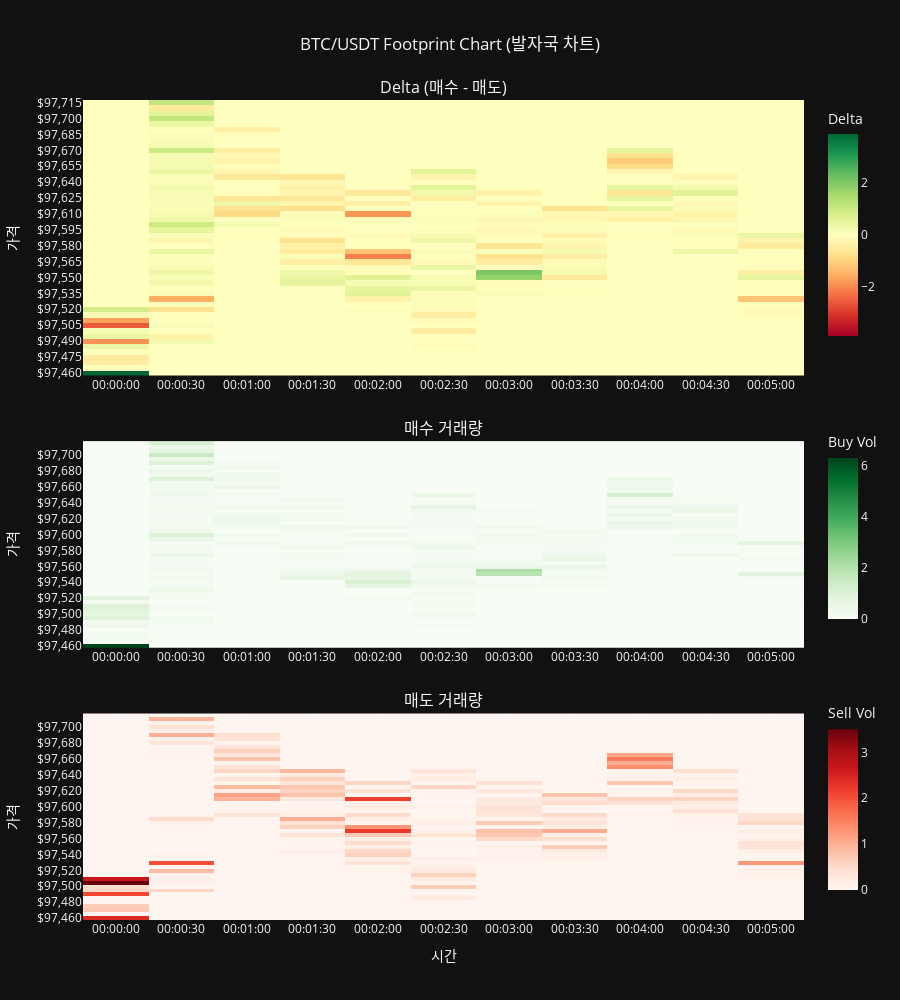

Notebook code for this chart:
### Code cell
# Footprint Chart - Delta 히트맵
fig = make_subplots(
    rows=3, cols=1,
    subplot_titles=('Delta (매수 - 매도)', '매수 거래량', '매도 거래량'),
    vertical_spacing=0.08,
    row_heights=[0.4, 0.3, 0.3]
)

# 1. Delta 히트맵 (가장 중요)
fig.add_trace(
    go.Heatmap(
        z=delta_matrix,
        x=x_labels,
        y=y_labels,
        colorscale='RdYlGn',  # 빨강(매도)-노랑-초록(매수)
        zmid=0,  # 0을 중심으로
        colorbar=dict(title='Delta', x=1.02, len=0.3, y=0.85),
        hovertemplate='시간: %{x}<br>가격: %{y}<br>Delta: %{z:.4f}<extra></extra>',
        name='Delta'
    ),
    row=1, col=1
)

# 2. 매수 거래량
fig.add_trace(
    go.Heatmap(
        z=buy_matrix,
        x=x_labels,
        y=y_labels,
        colorscale='Greens',
        colorbar=dict(title='Buy Vol', x=1.02, len=0.25, y=0.48),
        hovertemplate='시간: %{x}<br>가격: %{y}<br>매수량: %{z:.4f}<extra></extra>',
        name='Buy Volume'
    ),
    row=2, col=1
)

# 3. 매도 거래량
fig.add_trace(
    go.Heatmap(
        z=sell_matrix,
        x=x_labels,
        y=y_labels,
        colorscale='Reds',
        colorbar=dict(title='Sell Vol', x=1.02, len=0.25, y=0.15),
        hovertemplate='시간: %{x}<br>가격: %{y}<br>매도량: %{z:.4f}<extra></extra>',
        name='Sell Volume'
    ),
    row=3, col=1
)

# 레이아웃 설정
fig.update_xaxes(title_text="시간", row=3, col=1)
fig.update_yaxes(title_text="가격", row=1, col=1)
fig.update_yaxes(title_text="가격", row=2, col=1)
fig.update_yaxes(title_text="가격", row=3, col=1)

fig.update_layout(
    title={
        'text': 'BTC/USDT Footprint Chart (발자국 차트)',
        'x': 0.5,
        'xanchor': 'center'
    },
    height=1000,
    template='plotly_dark',
    showlegend=False
)

fig.show()

print("\n📊 Footprint Chart 해석:")
print("=" * 60)
print("✅ Delta 히트맵 (위):")
print("   - 초록색: 매수 압력 강함 (매수 > 매도)")
print("   - 빨간색: 매도 압력 강함 (매도 > 매수)")
print("   - 노란색: 균형 상태")
print("\n✅ 매수/매도 히트맵 (가운데/아래):")
print("   - 진한 색: 해당 가격/시간에서 거래량 많음")
print("   - 연한 색: 거래량 적음")
print("\n✅ 활용 방법:")
print("   - 특정 가격대에서 지속적으로 매수가 강하면 → 지지선")
print("   - 특정 가격대에서 지속적으로 매도가 강하면 → 저항선")
print("   - Delta가 급격히 변하는 구간 → 추세 전환 가능성")

### Figure 1 — Plotly figure (JSON) as saved in the notebook; plotly's stock layout.template omitted (floating-point values rounded to 4 significant figures; data arrays with more than 128 entries replaced by an {"elided": "..."} marker saying what was removed)
{"data": [{"colorbar": {"len": 0.3, "title": {"text": "Delta"}, "x": 1.02, "y": 0.85}, "colorscale": [[0, "rgb(165,0,38)"], [0.1, "rgb(215,48,39)"], [0.2, "rgb(244,109,67)"], [0.3, "rgb(253,174,97)"], [0.4, "rgb(254,224,139)"], [0.5, "rgb(255,255,191)"], [0.6, "rgb(217,239,139)"], [0.7, "rgb(166,217,106)"], [0.8, "rgb(102,189,99)"], [0.9, "rgb(26,152,80)"], [1, "rgb(0,104,55)"]], "hovertemplate": "시간: %{x}<br>가격: %{y}<br>Delta: %{z:.4f}<extra></extra>", "name": "Delta", "type": "heatmap", "x": ["00:00:00", "00:00:30", "00:01:00", "00:01:30", "00:02:00", "00:02:30", "00:03:00", "00:03:30", "00:04:00", "00:04:30", "00:05:00"], "xaxis": "x", "y": ["$97,460", "$97,465", "$97,470", "$97,475", "$97,480", "$97,485", "$97,490", "$97,495", "$97,500", "$97,505", "$97,510", "$97,515", "$97,520", "$97,525", "$97,530", "$97,535", "$97,540", "$97,545", "$97,550", "$97,555", "$97,560", "$97,565", "$97,570", "$97,575", "$97,580", "$97,585", "$97,590", "$97,595", "$97,600", "$97,605", "$97,610", "$97,615", "$97,620", "$97,625", "$97,630", "$97,635", "$97,640", "$97,645", "$97,650", "$97,655", "$97,660", "$97,665", "$97,670", "$97,675", "$97,680", "$97,685", "$97,690", "$97,695", "$97,700", "$97,705", "$97,710", "$97,715"], "yaxis": "y", "z": {"elided": "52x11 float values"}, "zmid": 0}, {"colorbar": {"len": 0.25, "title": {"text": "Buy Vol"}, "x": 1.02, "y": 0.48}, "colorscale": [[0, "rgb(247,252,245)"], [0.125, "rgb(229,245,224)"], [0.25, "rgb(199,233,192)"], [0.375, "rgb(161,217,155)"], [0.5, "rgb(116,196,118)"], [0.625, "rgb(65,171,93)"], [0.75, "rgb(35,139,69)"], [0.875, "rgb(0,109,44)"], [1, "rgb(0,68,27)"]], "hovertemplate": "시간: %{x}<br>가격: %{y}<br>매수량: %{z:.4f}<extra></extra>", "name": "Buy Volume", "type": "heatmap", "x": ["00:00:00", "00:00:30", "00:01:00", "00:01:30", "00:02:00", "00:02:30", "00:03:00", "00:03:30", "00:04:00", "00:04:30", "00:05:00"], "xaxis": "x2", "y": ["$97,460", "$97,465", "$97,470", "$97,475", "$97,480", "$97,485", "$97,490", "$97,495", "$97,500", "$97,505", "$97,510", "$97,515", "$97,520", "$97,525", "$97,530", "$97,535", "$97,540", "$97,545", "$97,550", "$97,555", "$97,560", "$97,565", "$97,570", "$97,575", "$97,580", "$97,585", "$97,590", "$97,595", "$97,600", "$97,605", "$97,610", "$97,615", "$97,620", "$97,625", "$97,630", "$97,635", "$97,640", "$97,645", "$97,650", "$97,655", "$97,660", "$97,665", "$97,670", "$97,675", "$97,680", "$97,685", "$97,690", "$97,695", "$97,700", "$97,705", "$97,710", "$97,715"], "yaxis": "y2", "z": {"elided": "52x11 float values"}}, {"colorbar": {"len": 0.25, "title": {"text": "Sell Vol"}, "x": 1.02, "y": 0.15}, "colorscale": [[0, "rgb(255,245,240)"], [0.125, "rgb(254,224,210)"], [0.25, "rgb(252,187,161)"], [0.375, "rgb(252,146,114)"], [0.5, "rgb(251,106,74)"], [0.625, "rgb(239,59,44)"], [0.75, "rgb(203,24,29)"], [0.875, "rgb(165,15,21)"], [1, "rgb(103,0,13)"]], "hovertemplate": "시간: %{x}<br>가격: %{y}<br>매도량: %{z:.4f}<extra></extra>", "name": "Sell Volume", "type": "heatmap", "x": ["00:00:00", "00:00:30", "00:01:00", "00:01:30", "00:02:00", "00:02:30", "00:03:00", "00:03:30", "00:04:00", "00:04:30", "00:05:00"], "xaxis": "x3", "y": ["$97,460", "$97,465", "$97,470", "$97,475", "$97,480", "$97,485", "$97,490", "$97,495", "$97,500", "$97,505", "$97,510", "$97,515", "$97,520", "$97,525", "$97,530", "$97,535", "$97,540", "$97,545", "$97,550", "$97,555", "$97,560", "$97,565", "$97,570", "$97,575", "$97,580", "$97,585", "$97,590", "$97,595", "$97,600", "$97,605", "$97,610", "$97,615", "$97,620", "$97,625", "$97,630", "$97,635", "$97,640", "$97,645", "$97,650", "$97,655", "$97,660", "$97,665", "$97,670", "$97,675", "$97,680", "$97,685", "$97,690", "$97,695", "$97,700", "$97,705", "$97,710", "$97,715"], "yaxis": "y3", "z": {"elided": "52x11 float values"}}], "layout": {"annotations": [{"font": {"size": 16}, "showarrow": false, "text": "Delta (매수 - 매도)", "x": 0.5, "xanchor": "center", "xref": "paper", "y": 1, "yanchor": "bottom", "yref": "paper"}, {"font": {"size": 16}, "showarrow": false, "text": "매수 거래량", "x": 0.5, "xanchor": "center", "xref": "paper", "y": 0.584, "yanchor": "bottom", "yref": "paper"}, {"font": {"size": 16}, "showarrow": false, "text": "매도 거래량", "x": 0.5, "xanchor": "center", "xref": "paper", "y": 0.252, "yanchor": "bottom", "yref": "paper"}], "height": 1000, "showlegend": false, "title": {"text": "BTC/USDT Footprint Chart (발자국 차트)", "x": 0.5, "xanchor": "center"}, "xaxis": {"anchor": "y", "domain": [0, 1]}, "xaxis2": {"anchor": "y2", "domain": [0, 1]}, "xaxis3": {"anchor": "y3", "domain": [0, 1], "title": {"text": "시간"}}, "yaxis": {"anchor": "x", "domain": [0.664, 1], "title": {"text": "가격"}}, "yaxis2": {"anchor": "x2", "domain": [0.332, 0.584], "title": {"text": "가격"}}, "yaxis3": {"anchor": "x3", "domain": [0, 0.252], "title": {"text": "가격"}}}}
